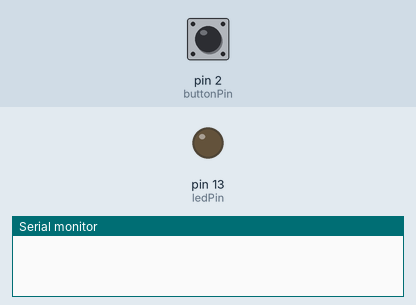
Recording of a sketch running on a simulated Arduino Uno, built with avr-gcc and run on an emulated ATmega328P. Shown: output pins drawn as LEDs (lit = HIGH), the last lines printed to the serial monitor. The inputs (shaded band) are chosen by the test bench; at power-on: pin 2 (buttonPin) LOW.

Above: at 1.2 s.
1.3 s: pin 2 (buttonPin) pulled HIGH for 0.15 s
At 1.37 s:
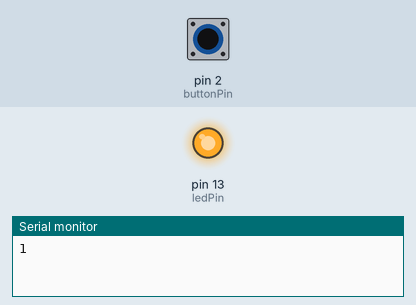
2.9 s: pin 2 (buttonPin) pulled HIGH for 3.2 s
At 7.5 s:
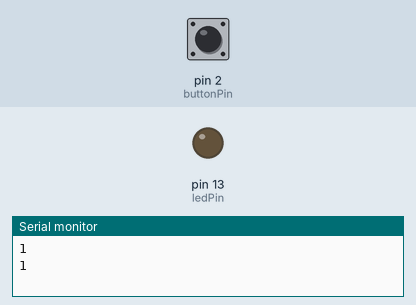
Timing chart, 0 to 9.0 s (numbered marks = the images above; inputs shaded):
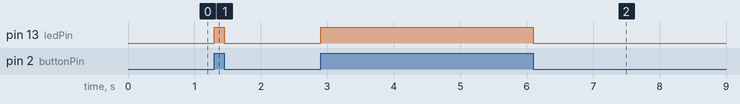

Measured:
- after the input at 1.3 s, pin 13 (ledPin): LOW → HIGH at once, → LOW 0.15 s later
- after the input at 2.9 s, pin 13 (ledPin): LOW → HIGH at once, → LOW 3.2 s later

The sketch:

ButtonLEDLight1.ino
```cpp
/*
  Button

 Turns on and off a light emitting diode(LED) connected to digital
 pin 13, when pressing a pushbutton attached to pin 2.


 The circuit:
 * LED attached from pin 13 to ground
 * pushbutton attached to pin 2 from +5V
 * 10K resistor attached to pin 2 from ground

 * The arduino writes to the serial port each time the button is pressed,
 perfect to use as a base for a controller.


 created 2005
 by DojoDave <http://www.0j0.org>
 modified 18 6 2017
 by evilFrog
*/

// constants won't change. They're used here to
// set pin numbers:
const int buttonPin = 2;     // the number of the pushbutton pin
const int ledPin =  13;      // the number of the LED pin

// variables will change:
int buttonState = 0;         // variable for reading the pushbutton status
bool buttonPrint = true;

void setup() {
  Serial.begin(9600);
  // initialize the LED as an output:
  pinMode(ledPin, OUTPUT);
  // initialize the pushbutton pin as an input:
  pinMode(buttonPin, INPUT);
}

void loop() {
  // read the state of the pushbutton value:
  buttonState = digitalRead(buttonPin);

  // check if the pushbutton is pressed.
  // if it is, the buttonState is HIGH:
  if (buttonState == HIGH) {
    // turn LED on:
    digitalWrite(ledPin, HIGH);

    //Output to serial
    if (buttonPrint) {
      Serial.println(1);
      buttonPrint = false;
    }
  } else {
    // turn LED off:
    digitalWrite(ledPin, LOW);
    if (buttonPrint == false) {
      buttonPrint = true;
    }
  }
}
```
